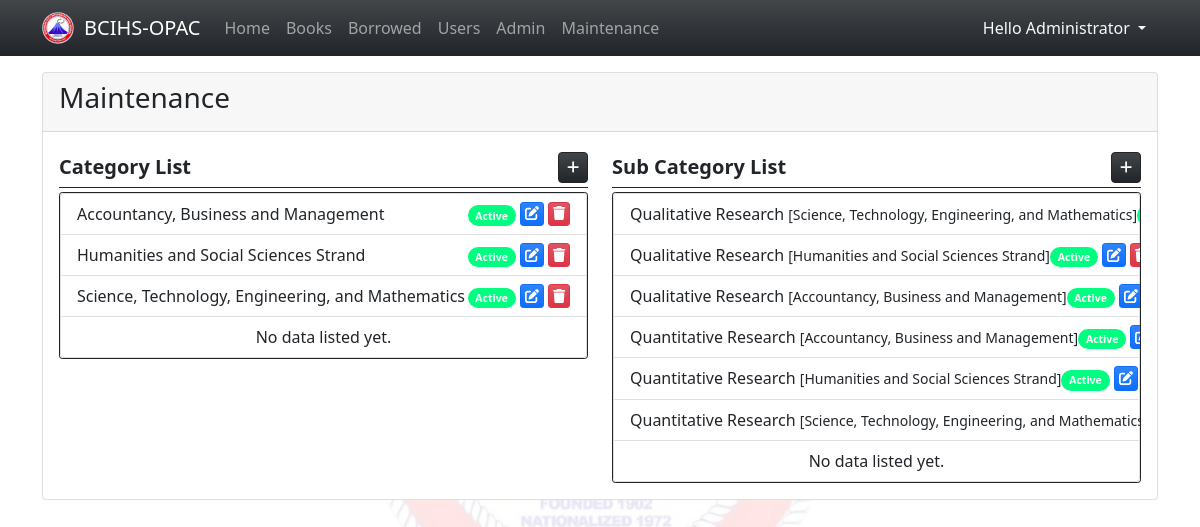
The app's page /admin/?page=maintenance (signed in) with its own data.
### tables this page shows
CREATE TABLE `category_list` (
            `category_id` INTEGER NOT NULL PRIMARY KEY AUTOINCREMENT,
            `name` INTEGER NOT NULL,
            `status` INTEGER NOT NULL Default 1,
            `date_created` TIMESTAMP DEFAULT CURRENT_TIMESTAMP
        );

CREATE TABLE `sub_category_list` (
            `sub_category_id` INTEGER NOT NULL PRIMARY KEY AUTOINCREMENT,
            `category_id` INTEGER NOT NULL,
            `name` INTEGER NOT NULL,
            `status` INTEGER NOT NULL Default 1,
            `date_created` TIMESTAMP DEFAULT CURRENT_TIMESTAMP,
            FOREIGN KEY(`category_id`) REFERENCES `category_list`(`category_id`) ON DELETE CASCADE
        );

### admin/maintenance.php (the view, shortened to what this page needs)
<div class="card h-100 d-flex flex-column">
    <div class="card-header d-flex justify-content-between">
        <h3 class="card-title">Maintenance</h3>
    </div>
    <div class="card-body flex-grow-1">
        <div class="col-12 h-100">
            <div class="row h-100">
                <div class="col-md-6 h-100 d-flex flex-column">
                    <div class="w-100 d-flex border-bottom border-dark py-1 mb-1">
                        <div class="fs-5 col-auto flex-grow-1"><b>Category List</b></div>
                        <div class="col-auto flex-grow-0 d-flex justify-content-end">
                            <a href="javascript:void(0)" id="new_category" class="btn btn-dark btn-sm bg-gradient rounded-2" title="Add category"><span class="fa fa-plus"></span></a>
                        </div>
                    </div>
                    <div class="h-100 overflow-auto border rounded-1 border-dark">
                        <ul class="list-group">
                            <?php
                            $dept_qry = $conn->query("SELECT * FROM `category_list` order by `name` asc");
                            while($row = $dept_qry->fetchArray()):
                            ?>
                            <li class="list-group-item d-flex">
                                <div class="col-auto flex-grow-1">
                                    <?php echo $row['name'] ?>
                                </div>
                                <div class="col-auto">
                                    <?php if($row['status'] == 1): ?>
                                        <a href="javascript:void(0)" class="update_stat_cat badge bg-success bg-gradiend rounded-pill text-decoration-none me-1" title="Update Status" data-toStat = "0" data-id="<?php echo $row['category_id'] ?>" data-name="<?php echo $row['name'] ?>"><small>Active</small></a>
                                        <?php else: ?>
                                        <a href="javascript:void(0)" class="update_stat_cat badge bg-secondary bg-gradiend rounded-pill text-decoration-none me-1" title="Update Status" data-toStat = "1" data-id="<?php echo $row['category_id'] ?>"  data-name="<?php echo $row['name'] ?>"><small>Inactive</small></a>
                                    <?php endif; ?>
                                </div>
                                <div class="col-auto d-flex justify-content-end">
                                    <a href="javascript:void(0)" class="edit_category btn btn-sm btn-primary bg-gradient py-0 px-1 me-1" title="Edit category Details" data-id="<?php echo $row['category_id'] ?>"  data-name="<?php echo $row['name'] ?>"><span class="fa fa-edit"></span></a>
                                    <a href="javascript:void(0)" class="delete_category btn btn-sm btn-danger bg-gradient py-0 px-1" title="Delete category" data-id="<?php echo $row['category_id'] ?>"  data-name="<?php echo $row['name'] ?>"><span class="fa fa-trash"></span></a>
                                </div>
                            </li>
                            <?php endwhile; ?>
                            <?php if(!$dept_qry->fetchArray()): ?>
                                <li class="list-group-item text-center">No data listed yet.</li>
                            <?php endif; ?>
                        </ul>
                    </div>
                </div>
                <div class="col-md-6 h-100 d-flex flex-column">
                    <div class="w-100 d-flex border-bottom border-dark py-1 mb-1">
                        <div class="fs-5 col-auto flex-grow-1"><b>Sub Category List</b></div>
                        <div class="col-auto flex-grow-0 d-flex justify-content-end">
                            <a href="javascript:void(0)" id="new_sub_category" class="btn btn-dark btn-sm bg-gradient rounded-2" title="Add Sub Category"><span class="fa fa-plus"></span></a>
                        </div>
                    </div>
                    <div class="h-100 overflow-auto border rounded-1 border-dark">
                        <ul class="list-group">
                            <?php
                            $dept_qry = $conn->query("SELECT s.*,c.name as category FROM `sub_category_list`s inner join category_list c on s.category_id = c.category_id order by s.`name` asc");
                            while($row = $dept_qry->fetchArray()):
                            ?>
                            <li class="list-group-item d-flex">
                                <div class="col-auto flex-grow-1">
                                    <?php echo $row['name'] ?> <small>[<?php echo $row['category'] ?>]</small>
                                </div>
                                <div class="col-auto">
                                    <?php if($row['status'] == 1): ?>
                                        <a href="javascript:void(0)" class="update_stat_sub_cat badge bg-success bg-gradiend rounded-pill text-decoration-none me-1" title="Update Status" data-toStat = "0" data-id="<?php echo $row['sub_category_id'] ?>" data-name="<?php echo $row['name'] ?>"><small>Active</small></a>
                                        <?php else: ?>
                                        <a href="javascript:void(0)" class="update_stat_sub_cat badge bg-secondary bg-gradiend rounded-pill text-decoration-none me-1" title="Update Status" data-toStat = "1" data-id="<?php echo $row['sub_category_id'] ?>"  data-name="<?php echo $row['name'] ?>"><small>Inactive</small></a>
                                    <?php endif; ?>
                                </div>
                                <div class="col-auto d-flex justify-content-end">
                                    <a href="javascript:void(0)" class="edit_sub_category btn btn-sm btn-primary bg-gradient py-0 px-1 me-1" title="Edit Sub Category Details" data-id="<?php echo $row['sub_category_id'] ?>"  data-name="<?php echo $row['name'] ?>"><span class="fa fa-edit"></span></a>
                                    <a href="javascript:void(0)" class="delete_sub_category btn btn-sm btn-danger bg-gradient py-0 px-1" title="Delete Sub Category" data-id="<?php echo $row['sub_category_id'] ?>"  data-name="<?php echo $row['name'] ?>"><span class="fa fa-trash"></span></a>
                                </div>
                            </li>
                            <?php endwhile; ?>
                            <?php if(!$dept_qry->fetchArray()): ?>
                                <li class="list-group-item text-center">No data listed yet.</li>
                            <?php endif; ?>
                        </ul>
                    </div>
                </div>
            </div>
        </div>
    </div>
</div>

### admin/index.php (style rules this page uses)
:root { --bs-bg-success:#00ff80 !important; --bs-success-rgb: 0,255,128 !important; }
html,body { height:100%; width:100%; background-image: url('assets/bg.png'); background-repeat: no-repeat; background-attachment: fixed; background-position: center center; background-size: 40vw; }
body::before { content: ""; position: fixed; top: 0; left: 0; width: 100%; height: 100%; background-color: white; opacity: 0.1; z-index: -1; }

### records on screen
category_list: name "Accountancy, Business and Management"
category_list: name "Humanities and Social Sciences Strand"
category_list: name "Science, Technology, Engineering, and Mathematics"
sub_category_list: name "Qualitative Research", category.name "Science, Technology, Engineering, and Mathematics"
sub_category_list: name "Qualitative Research", category.name "Humanities and Social Sciences Strand"
sub_category_list: name "Qualitative Research", category.name "Accountancy, Business and Management"
sub_category_list: name "Quantitative Research", category.name "Accountancy, Business and Management"
sub_category_list: name "Quantitative Research", category.name "Humanities and Social Sciences Strand"
sub_category_list: name "Quantitative Research", category.name "Science, Technology, Engineering, and…"

### other values on screen
$_SESSION['fullname'] "Administrator"
